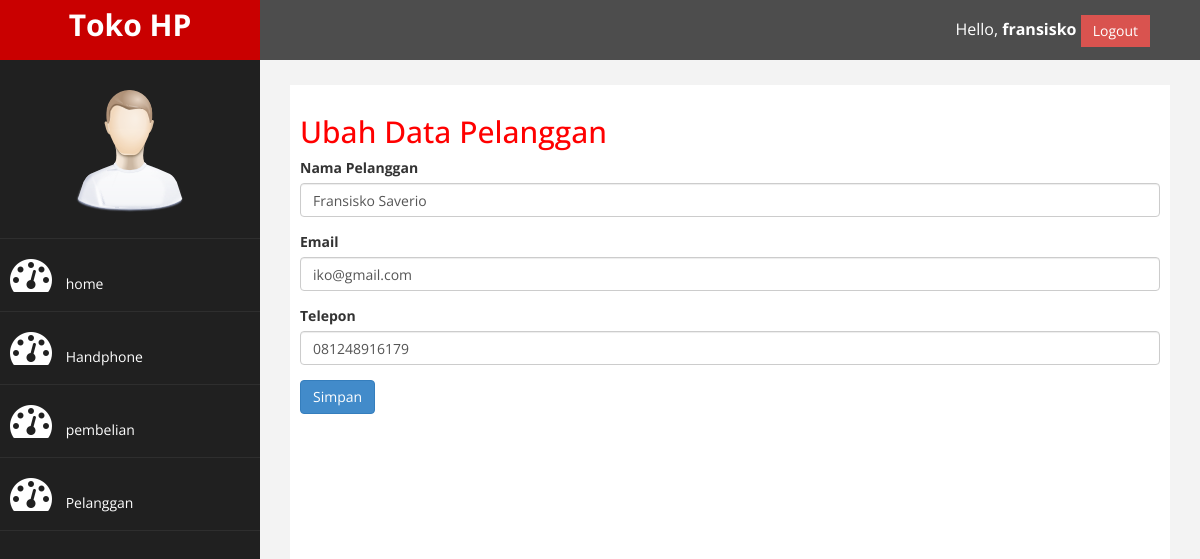
Page /admin/index.php?halaman=ubahpelanggan&id=1 (signed in) on the committed database.
### tables this page shows
CREATE TABLE `pelanggan` (
  `id_pelanggan` int(11) NOT NULL,
  `email_pelanggan` varchar(50) NOT NULL,
  `password_pelanggan` varchar(50) NOT NULL,
  `nama_pelanggan` varchar(50) NOT NULL,
  `telepon_pelanggan` varchar(20) NOT NULL,
  `alamat` text NOT NULL
);

### admin/ubahpelanggan.php (the view, shortened to what this page needs)
<h2>Ubah Data Pelanggan</h2>
<?php
    $ambil = $koneksi->query("SELECT * FROM pelanggan WHERE id_pelanggan='$_GET[id]'");
    $pecah = $ambil->fetch_assoc();
?>
<form method="post" enctype="multipart/form-data">
    <div class="form-group">
        <label>Nama Pelanggan</label>
        <input type="text" name="nama_pelanggan" class="form-control" value="<?php echo $pecah['nama_pelanggan'] ?>">
    </div>
    <div class="form-group">
        <label>Email</label>
        <input type="email" name="email_pelanggan" class="form-control" value="<?php echo $pecah['email_pelanggan'] ?>">
    </div>
    <div class="form-group">
        <label>Telepon</label>
        <input type="text" name="telepon_pelanggan" class="form-control" value="<?php echo $pecah['telepon_pelanggan'] ?>">
    </div>
    <button class="btn btn-primary" name="ubah">Simpan</button>
</form>

### admin/assets/css/custom.css (style rules this page uses)
body { font-family: 'Open Sans', sans-serif; }
h2 { color: #f00; }

### rows in the picture
pelanggan: nama_pelanggan "Fransisko Saverio", email_pelanggan "iko@gmail.com", telepon_pelanggan "081248916179"

### other values in the picture
$_SESSION['admin']['username'] "fransisko"
